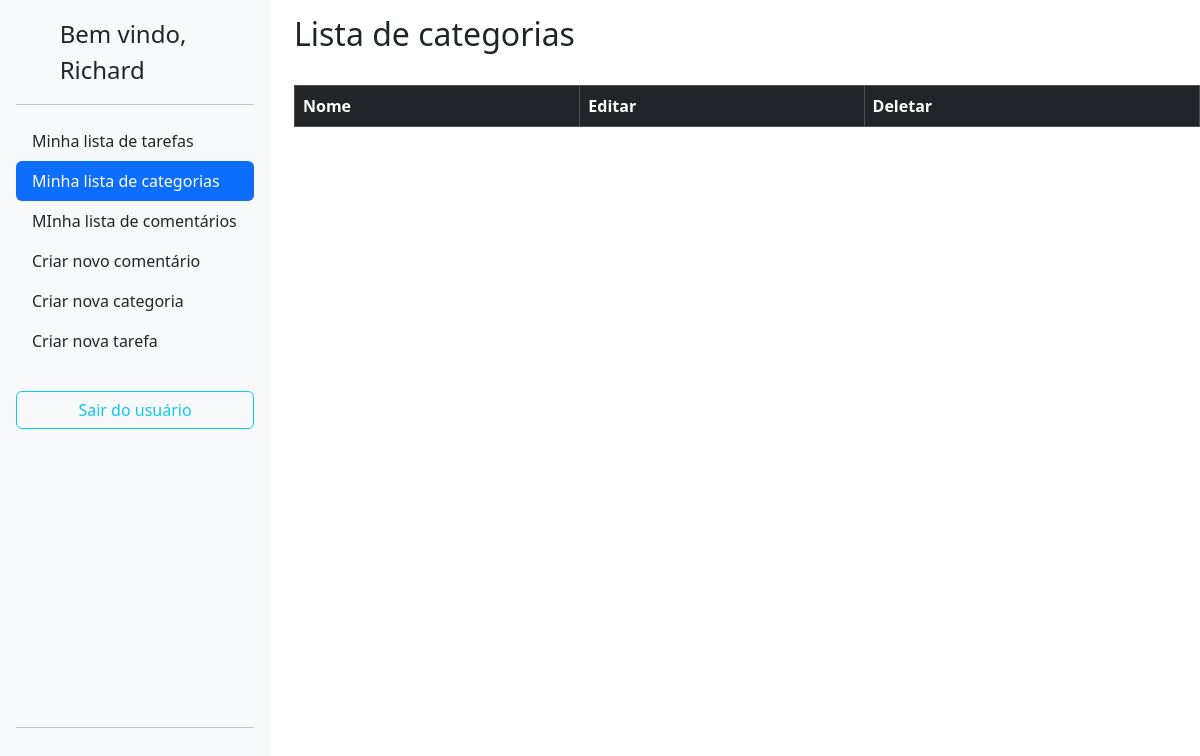
The page /category/ (signed in) on the database as committed earlier.
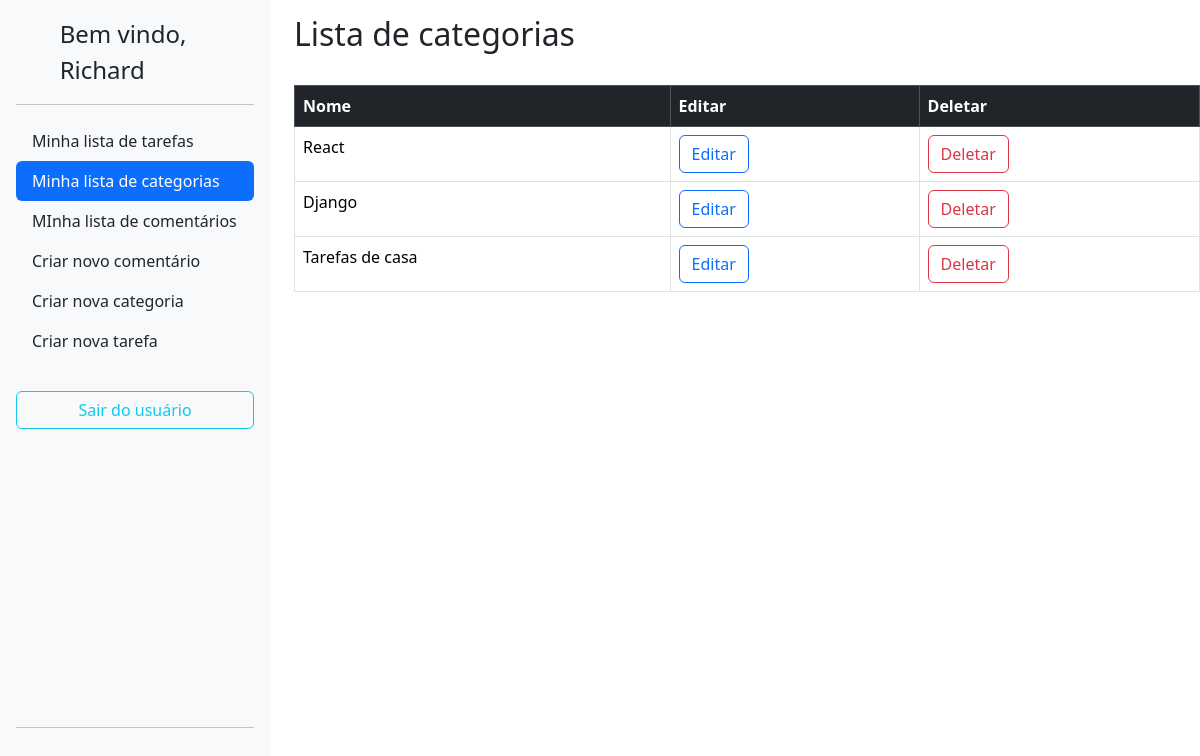
The same page on the database as committed later.
### lizetest/category/models.py (models this page shows, shortened)
class Category(BaseModel):
    name = models.CharField(max_length=255)
    author = models.ForeignKey(User,on_delete=models.CASCADE,blank=True)

### lizetest/category/views.py (the view)
# urls.py: path('', CategoryListView.as_view(), name='category_list'),
class CategoryListView(ListView,BaseViews):
    model = Category
    template_name = 'category_list.html'
    context_object_name = 'categorias'
    def get_queryset(self):
        return Category.objects.filter(author=self.request.user)
    def get_context_data(self, **kwargs):
        context = super().get_context_data(**kwargs)
        context['user'] = self.request.user.username
        return context

### lizetest/core/models.py (called while the page is built)
    def dispatch(self, request, *args, **kwargs):
        if not request.user.is_authenticated:
            return redirect('accounts:login')
        return super().dispatch(request, *args, **kwargs)

### lizetest/category/templates/category_list.html (shortened to what this page needs)
{% extends 'base.html' %}
  {% block content %}
  <div class="row">
    <div class="col-auto">
      {% include 'sidebar.html' %}
    </div>
    <div class="col">
      <h2 style="padding-top: 15px;">Lista de categorias</h2><br>
      <table class="table table-bordered">
        <thead>
          <tr class="table-dark">
            <th scope="col">Nome</th>
            <th scope="col">Editar</th>
            <th scope="col">Deletar</th>
          </tr>
        </thead>
        <tbody>
          {% for categoria in categorias %}
          <tr>
            <td>{{categoria.name}}</td>
            <td>
              <a href="{% url 'category:category_edit' pk=categoria.pk %}">
                <button type="button" class="btn btn-outline-primary">Editar</button>
              </a>
            </td>
            <td><a href="{% url 'category:category_delete' pk=categoria.pk %}">
              <button type="button" class="btn btn-outline-danger">Deletar</button>
            </a>
          </td>
          </tr>
          {% endfor %}
        </tbody>
      </table>
      {% endblock %}

Rows that differ between the two databases and show on the page:
added Category: name "React"
added Category: name "Django"
added Category: name "Tarefas de casa"
